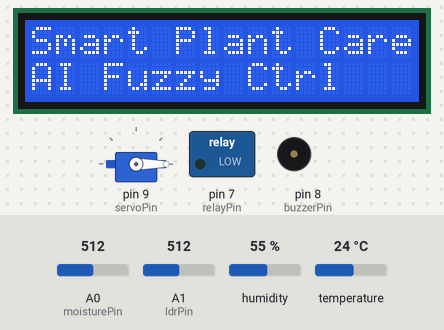
Simulated run of this sketch. Board: Arduino Uno, built with avr-gcc and run on an emulated ATmega328P. Shown: servo, 16×2 character LCD, switched loads named in the sketch (green lamp = pin HIGH), buzzer (waves = sounding, pin HIGH). The inputs (shaded band) are chosen by the test bench; at power-on: A1 (ldrPin) = 512, A0 (moisturePin) = 512, humidity 55 %, temperature 24 °C. What the sketch prints to the serial monitor is not drawn.

Above: at 1.1 s.
At 4.2 s:
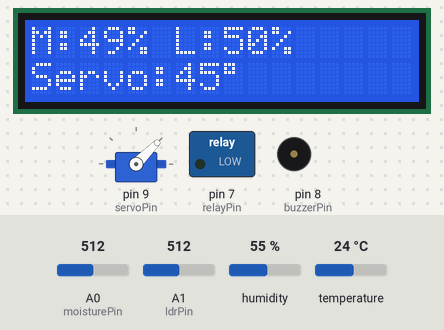
4.3 s: A1 (ldrPin) set to 716
At 6.9 s:
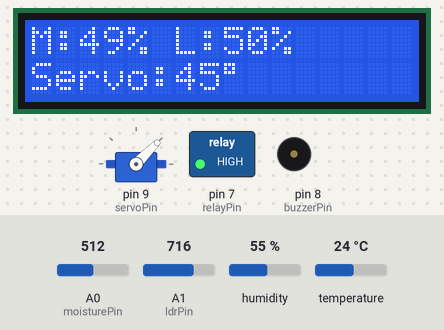
At 15.5 s:
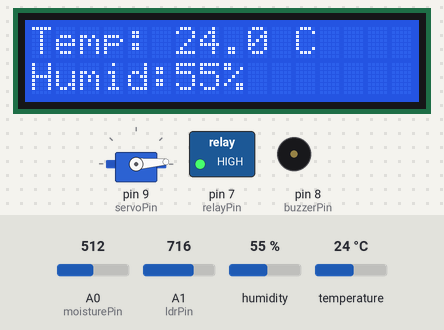
15.8 s: A0 (moisturePin) set to 500
23.5 s: A0 (moisturePin) set to 475
Timing chart, 0 to 32.7 s (numbered marks = the images above; inputs shaded):
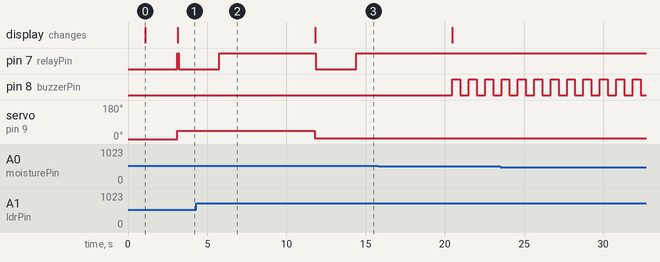

Measured:
- after the input at 4.3 s, servo on pin 9 (servoPin): 45° → 4° after 7.5 s
- by itself, pin 8 (buzzerPin): alternates HIGH for 0.50 s and LOW for 0.53 s
- what the display in image 0 shows lasts 2.0 s, from 1.1 s to 3.1 s

The sketch:

arduino4_FUZZY_.ino
```cpp
// SMART PLANT CARE ROBOT - WITH AI FUZZY LOGIC CONTROL + FAULT DETECTION
//
// Components:
// 1- Moisture sensor (A0)
// 2- LDR light sensor (A1)
// 3- Servo motor - controls polarized sheets for shading (pin 9)
// 4- Relay - water pump (pin 7)
// 5- AM2302 Temperature & Humidity sensor (pin 4)
// 6- Buzzer - alarm if pump fails (pin 8)
//
// AI: Fuzzy Logic Control
//   - Pump duration: based on (moisture + temperature)
//   - Servo angle:   smooth 0-90 based on light level
//   - Fault detect:  if pump runs but moisture doesn't rise -> buzzer

#include <Wire.h>
#include <LiquidCrystal_I2C.h>
#include <Servo.h>
#include <AM2302-Sensor.h>

// ===== Pin Definitions =====
const int moisturePin     = A0;
const int ldrPin          = A1;
const int relayPin        = 7;
const int buzzerPin       = 8;
const int servoPin        = 9;
constexpr uint8_t dhtPin  = 4;

// ===== Fault Detection Settings =====
const int MOISTURE_RISE_THRESHOLD = 3;  // % rise we expect after pumping
const int MAX_FAILURES            = 2;  // strikes before alarm
int  pumpFailureCount = 0;
bool pumpFault        = false;

// ===== Objects =====
AM2302::AM2302_Sensor am2302(dhtPin);
Servo myServo;
LiquidCrystal_I2C lcd(0x27, 16, 2);

// ===== Globals =====
int ldrValue        = 0;
int moistureValue   = 0;
bool showTempScreen = false;

// =====================================================
//             FUZZY الدوال الرياضية
// =====================================================
float triangle(float x, float a, float b, float c) {
  if (x <= a || x >= c) return 0;
  if (x == b) return 1;
  if (x < b)  return (x - a) / (b - a);
  return (c - x) / (c - b);
}

float trapezoid(float x, float a, float b, float c, float d) {
  if (x <= a || x >= d) return 0;
  if (x >= b && x <= c) return 1;
  if (x < b)  return (x - a) / (b - a);
  return (d - x) / (d - c);
}

// =====================================================
//   FUZZY PUMP CONTROL (moisture + temperature)
// =====================================================
int fuzzyPumpDuration(int moisture, float temp) {
  float m_dry    = trapezoid(moisture, 0, 0, 20, 40);
  float m_normal = triangle(moisture, 30, 50, 70);
  float m_wet    = trapezoid(moisture, 60, 80, 100, 100);

  float t_cold = trapezoid(temp, 0, 0, 18, 25);
  float t_warm = triangle(temp, 22, 28, 34);
  float t_hot  = trapezoid(temp, 30, 35, 50, 50);

  float off    = m_wet;
  float shortP = min(m_normal, t_cold);
  float medP   = max(min(m_dry, t_cold), min(m_normal, t_warm));
  float longP  = max(min(m_dry, t_warm), min(m_dry, t_hot));

  float num = off*0 + shortP*1500 + medP*3000 + longP*5000;
  float den = off + shortP + medP + longP;

  if (den == 0) return 0;
  return (int)(num / den);
}

// =====================================================
//   FUZZY SERVO ANGLE (light -> 0-90 deg)
// =====================================================
int fuzzyServoAngle(int light) {
  float l_low  = trapezoid(light, 0, 0, 20, 40);
  float l_med  = triangle(light, 30, 50, 70);
  float l_high = trapezoid(light, 60, 80, 100, 100);

  float num = l_low*0 + l_med*45 + l_high*90;
  float den = l_low + l_med + l_high;

  if (den == 0) return 0;
  return (int)(num / den);
}

// =====================================================
//                       SETUP
// =====================================================
void setup() {
  Serial.begin(9600);

  myServo.attach(servoPin);
  myServo.write(0);
  delay(1000);

  lcd.init();
  lcd.backlight();
  lcd.setCursor(0, 0);
  lcd.print("Smart Plant Care");
  lcd.setCursor(0, 1);
  lcd.print("AI Fuzzy Ctrl");
  delay(2000);
  lcd.clear();

  pinMode(relayPin, OUTPUT);
  digitalWrite(relayPin, HIGH);     // pump OFF

  pinMode(buzzerPin, OUTPUT);       // NEW
  digitalWrite(buzzerPin, LOW);     // buzzer OFF

  am2302.begin();
}

// =====================================================
//                       LOOP
// =====================================================
void loop() {

  // ── 0. ALARM MODE ──
  // If pump fault was confirmed, stop everything and just beep.
  if (pumpFault) {
    lcd.clear();
    lcd.setCursor(0, 0);
    lcd.print("!! PUMP FAULT !!");
    lcd.setCursor(0, 1);
    lcd.print("Check pump/tube ");

    digitalWrite(buzzerPin, HIGH);
    delay(500);
    digitalWrite(buzzerPin, LOW);
    delay(500);
    return;     // skip the rest of the loop
  }

  // 1. Moisture
  moistureValue = analogRead(moisturePin);
  int moisturePercent = map(moistureValue, 1023, 0, 0, 100);
  Serial.print("Moisture: "); Serial.print(moisturePercent); Serial.println("%");

  // 2. Light
  ldrValue = analogRead(ldrPin);
  int lightPercent = map(ldrValue, 0, 1023, 100, 0);
  Serial.print("Light: "); Serial.print(lightPercent); Serial.println("%");

  // 3. Temperature & Humidity
  am2302.read();
  float temperature = am2302.get_Temperature();
  float humidity    = am2302.get_Humidity();
  bool sensorOK = !isnan(temperature) && !isnan(humidity);

  if (!sensorOK) {
    Serial.println("AM2302 ERROR: Check wiring on pin 4!");
  } else {
    Serial.print("Temp: "); Serial.print(temperature); Serial.println(" C");
    Serial.print("Humid: "); Serial.print(humidity); Serial.println("%");
  }

  // 4. FUZZY SERVO
  int servoAngle = fuzzyServoAngle(lightPercent);
  myServo.write(servoAngle);
  Serial.print(">> Fuzzy Servo Angle: "); Serial.print(servoAngle); Serial.println(" deg");

  // 5. LCD - Alternating Screens
  lcd.clear();
  if (!showTempScreen) {
    lcd.setCursor(0, 0);
    lcd.print("M:"); lcd.print(moisturePercent);
    lcd.print("% L:"); lcd.print(lightPercent); lcd.print("%");
    lcd.setCursor(0, 1);
    lcd.print("Servo:"); lcd.print(servoAngle); lcd.print((char)223);
  } else {
    lcd.setCursor(0, 0);
    if (sensorOK) { lcd.print("Temp: "); lcd.print(temperature, 1); lcd.print(" C"); }
    else          { lcd.print("Temp:  ERROR"); }
    lcd.setCursor(0, 1);
    if (sensorOK) { lcd.print("Humid:"); lcd.print((int)humidity); lcd.print("%"); }
    else          { lcd.print("Humid: ERROR"); }
  }
  showTempScreen = !showTempScreen;
  Serial.println("-----------------");

  // 6. FUZZY PUMP CONTROL + FAULT DETECTION
  if (sensorOK) {
    int pumpTime = fuzzyPumpDuration(moisturePercent, temperature);
    Serial.print(">> Fuzzy Pump Time: "); Serial.print(pumpTime); Serial.println(" ms");

    if (pumpTime > 500) {

      // Step 1: Snapshot moisture BEFORE pumping
      int moistureBefore = moisturePercent;
      Serial.print("Moisture before: ");
      Serial.print(moistureBefore); Serial.println("%");

      // Step 2: Run the pump
      digitalWrite(relayPin, LOW);
      Serial.println("Pump: ON");
      delay(pumpTime);
      digitalWrite(relayPin, HIGH);
      Serial.println("Pump: OFF");

      // Step 3: Wait for water to soak in
      Serial.println("Waiting for soak...");
      delay(4000);

      // Step 4: Re-read moisture
      int rawAfter = analogRead(moisturePin);
      int moistureAfter = map(rawAfter, 1023, 0, 0, 100);
      int rise = moistureAfter - moistureBefore;

      Serial.print("Moisture after: ");
      Serial.print(moistureAfter); Serial.println("%");
      Serial.print("Rise: ");
      Serial.print(rise); Serial.println("%");

      // Step 5: Decide if this counts as a failure
      if (rise < MOISTURE_RISE_THRESHOLD) {
        pumpFailureCount++;
        Serial.print("!! Suspected pump fault. Strike ");
        Serial.print(pumpFailureCount);
        Serial.print("/");
        Serial.println(MAX_FAILURES);

        if (pumpFailureCount >= MAX_FAILURES) {
          pumpFault = true;
          Serial.println("!!! PUMP FAULT CONFIRMED !!!");
        }
      } else {
        pumpFailureCount = 0;
        Serial.println("Watering OK!");
      }
    }
  }

  delay(2000);
}
```
